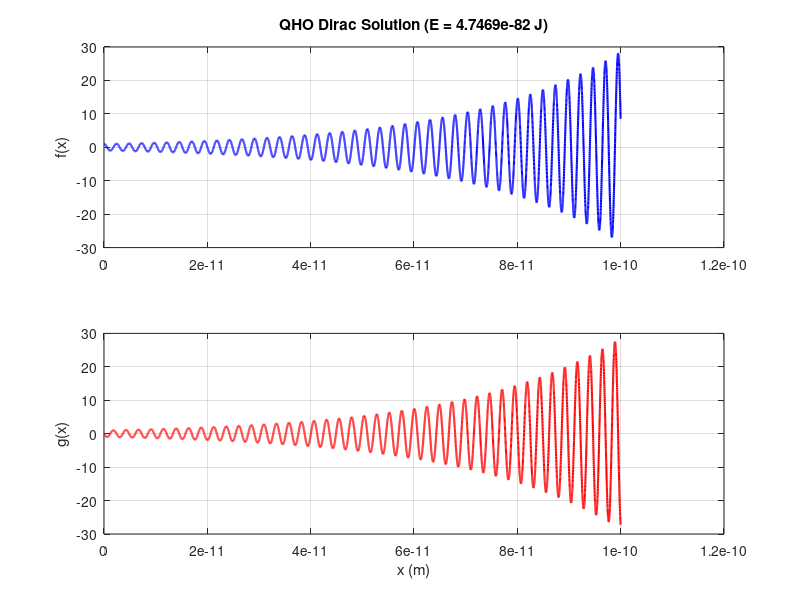

The MATLAB script that drew this image:
% QHO_Dirac_test.m
% Simulation of 1D Dirac equation with Harmonic Oscillator potential
clear all; clc;

% --- Physical Constants (SI Units) ---
m = 9.10938356e-31;     % Electron mass (kg)
c = 299792458;          % Speed of light (m/s)
hbar = 1.0545718e-34;   % Reduced Planck constant (J.s)

% --- Simulation Parameters ---
% Adjust these values as needed
k = 1000;               % QHO Spring constant (N/m) - Example value

% Si E=mc2 y k=0, g no levanta cabeza y f está plano, lógico.
%k=0;

% En la wiki la energía es k/2, yo uso k, por ello el su k es el doble que
% el mio
w_wiki = sqrt(2*k/m);
nivel_base = hbar * w_wiki / 2;

% Energy E must be > m*c^2
% Los dos caen a valores negativos muy grandes.
%E = m * c^2 + 1.0e-18;  % Total Energy (Rest mass + kinetic/potential)

% nivel base del oscilador cuántico clásico
% Los dos oscilan, pero la oscilación va a más!
%E = m * hbar * nivel_base;

% Se van de madre hacia lo negativo, f parece frenar...
%E = m * c^2;

% Oscilaciones amplificadas.
E = m * hbar * 2 * nivel_base;


% Initial conditions at x = 0
x0 = 0;
f0 = 1;                 % f(0) = 1
f_prime_0 = 0;          % f'(0) - Determining g(0)
                        % For even parity solutions (Ground state), f'(0) is typically 0.

% Numerical settings
num_iterations = 10000;
dx = 1e-14;             % Step size (m). Keep small for atomic scales!

% --- Initialization ---
x = zeros(num_iterations, 1);
f = zeros(num_iterations, 1);
g = zeros(num_iterations, 1);

x(1) = x0;
f(1) = f0;

% Initial calculation of g(0) from f'(0)
% Eq 2: (E + m*c^2 - k*x^2)g = hbar*c*df/dx
% At x=0: g(0) = (hbar*c * f'(0)) / (E + m*c^2 - k*x(0)^2)
g(1) = (hbar * c * f_prime_0) / (E + m * c^2 - k * x(1)^2);

% --- Iteration Loop ---
disp('Starting simulation...');
filename = 'QHO_test_results.txt';
fileID = fopen(filename, 'w');
fprintf(fileID, 'Index\t x(m)\t f(x)\t g(x)\n');

% Print initial state
fprintf(fileID, '%d\t %.6e\t %.6e\t %.6e\n', 1, x(1), f(1), g(1));

for i = 1:num_iterations-1
    % Current x
    xi = x(i);
    
    % Calculate derivatives at current step
    % Eq 1: (E - m*c^2 - k*x^2)f = hbar*c * dg/dx
    % dg/dx = [(E - m*c^2 - k*x^2) * f] / (hbar*c)
    dg_dx = ((E - m*c^2 - k*xi^2) * f(i)) / (hbar * c);
    
    % Eq 2: (E + m*c^2 - k*x^2)g = hbar*c * df/dx
    % df/dx = [(E + m*c^2 - k*x^2) * g] / (hbar*c)
    df_dx = ((E + m*c^2 - k*xi^2) * g(i)) / (hbar * c);
    
    % Update next values (Euler method)
    x(i+1) = xi + dx;
    f(i+1) = f(i) + dx * df_dx;
    g(i+1) = g(i) + dx * dg_dx;
    
    % Write to file (optional: write every N steps to save space if needed)
    fprintf(fileID, '%d\t %.6e\t %.6e\t %.6e\n', i+1, x(i+1), f(i+1), g(i+1));
    
    % Check stop condition for turning point
    % We want to see if k*x^2 > E + m*c^2
    % This is the "hard" turning point for the g component.
    % The classical allowable region is typically E > m*c^2 + 0.5*k*x^2 (approx).
    limit_val = E + m*c^2;
    potential_term = k * x(i+1)^2;
    
    if i == num_iterations-1
        fprintf('Reached max iterations. x_final = %.3e\n', x(i+1));
        if potential_term <= limit_val
            warning('Did not reach the condition k*x^2 > E + m*c^2. Increase num_iterations or dx.');
        end
    end
end

fclose(fileID);
disp(['Simulation complete. Results saved to ', filename]);

% --- Simple Plot ---
figure;
subplot(2,1,1);
plot(x, f, 'b', 'LineWidth', 1.5);
ylabel('f(x)'); title(['QHO Dirac Solution (E = ', num2str(E), ' J)']);
grid on;

subplot(2,1,2);
plot(x, g, 'r', 'LineWidth', 1.5);
xlabel('x (m)'); ylabel('g(x)');
grid on;
